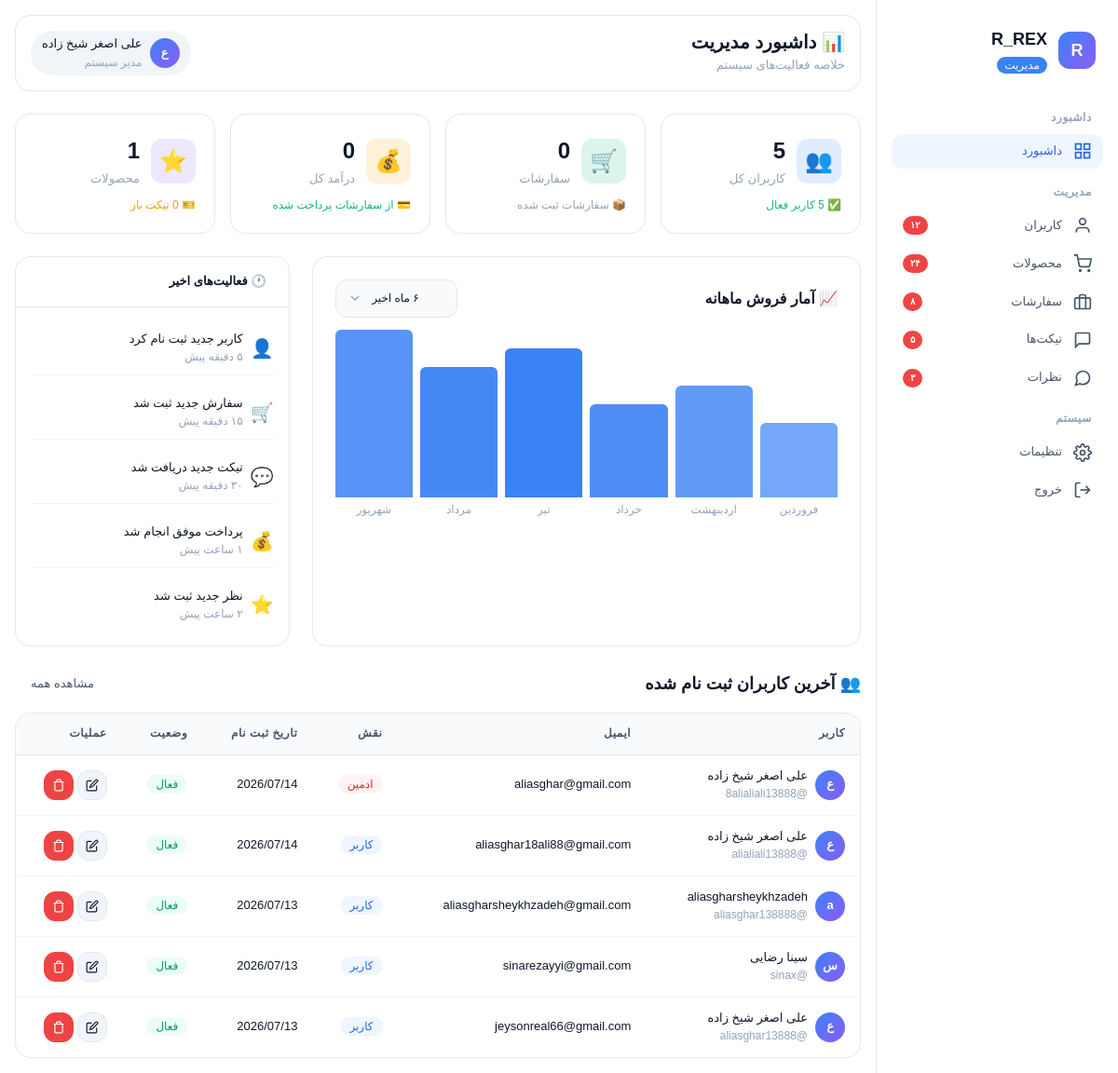
Screenshot of /admin/index.php (signed in) with the database file from the repository.
### tables this page shows
CREATE TABLE `users` (
  `id` int(11) NOT NULL,
  `fullname` varchar(100) NOT NULL,
  `username` varchar(50) NOT NULL,
  `email` varchar(100) NOT NULL,
  `phone` varchar(15) DEFAULT NULL,
  `password` varchar(255) NOT NULL,
  `role` enum('user','admin') DEFAULT 'user',
  `status` tinyint(1) DEFAULT 1,
  `avatar` varchar(255) DEFAULT 'default.jpg',
  `ip_address` varchar(45) DEFAULT NULL,
  `remember_token` varchar(255) DEFAULT NULL,
  `token_expiry` datetime DEFAULT NULL,
  `last_login` datetime DEFAULT NULL,
  `registered_at` datetime NOT NULL,
  `created_at` timestamp NOT NULL DEFAULT current_timestamp(),
  `updated_at` timestamp NOT NULL DEFAULT current_timestamp() ON UPDATE current_timestamp()
);

### admin/index.php (the view, shortened to what the rows shown need)
<?php
require_once 'header.php';
require_once '../auth/config.php';
?>
<div class="admin-content">
    <div class="admin-topbar">
        <div class="topbar-title">
            <h1>📊 داشبورد مدیریت</h1>
        </div>
    </div>
    <div style="margin-top:var(--space-6);">
        <div class="table-wrapper">
            <table class="table">
                <thead>
                    <tr>
                        <th>کاربر</th>
                        <th>ایمیل</th>
                        <th>نقش</th>
                        <th>تاریخ ثبت نام</th>
                        <th>وضعیت</th>
                        <th>عملیات</th>
                    </tr>
                </thead>
                <tbody>
                    <?php
                    $result = $conn->query("SELECT id, fullname, username, email, role, status, created_at FROM users ORDER BY id DESC LIMIT 5");
                    if ($result && $result->num_rows > 0) {
                        while ($user = $result->fetch_assoc()) {
                            $role_badge = ($user['role'] == 'admin') ? 'badge-danger' : 'badge-primary';
                            $status_badge = ($user['status'] == 1) ? 'badge-success' : 'badge-danger';
                            $status_text = ($user['status'] == 1) ? 'فعال' : 'غیرفعال';
                            $first_letter_user = mb_substr($user['fullname'], 0, 1, 'UTF-8');
                            ?>
                            <tr>
                                <td>
                                    <div style="display:flex; align-items:center; gap:var(--space-2);">
                                        <div style="width:2rem;height:2rem;border-radius:var(--radius-full);background:var(--gradient-brand);display:flex;align-items:center;justify-content:center;color:white;font-weight:bold;font-size:var(--font-size-sm);"><?php echo $first_letter_user; ?></div>
                                        <div>
                                            <div style="font-weight:var(--font-weight-medium);color:var(--text-primary);"><?php echo htmlspecialchars($user['fullname']); ?></div>
                                            <div style="font-size:var(--font-size-xs);color:var(--text-tertiary);">@<?php echo htmlspecialchars($user['username']); ?></div>
                                        </div>
                                    </div>
                                </td>
                                <td><?php echo htmlspecialchars($user['email']); ?></td>
                                <td><span class="badge <?php echo $role_badge; ?>"><?php echo ($user['role'] == 'admin') ? 'ادمین' : 'کاربر'; ?></span></td>
                                <td><?php echo date('Y/m/d', strtotime($user['created_at'])); ?></td>
                                <td><span class="badge <?php echo $status_badge; ?>"><?php echo $status_text; ?></span></td>
                                <td>
                                    <button class="btn btn-icon-only btn-sm btn-secondary" data-tooltip="ویرایش">
                                        <svg width="14" height="14" viewBox="0 0 24 24" fill="none" stroke="currentColor" stroke-width="2"><path d="M11 4H4a2 2 0 00-2 2v14a2 2 0 002 2h14a2 2 0 002-2v-7"/><path d="M18.5 2.5a2.121 2.121 0 013 3L12 15l-4 1 1-4 9.5-9.5z"/></svg>
                                    </button>
                                    <button class="btn btn-icon-only btn-sm btn-danger" data-tooltip="حذف">
                                        <svg width="14" height="14" viewBox="0 0 24 24" fill="none" stroke="currentColor" stroke-width="2"><polyline points="3 6 5 6 21 6"/><path d="M19 6v14a2 2 0 01-2 2H7a2 2 0 01-2-2V6m3 0V4a2 2 0 012-2h4a2 2 0 012 2v2"/></svg>
                                    </button>
                                </td>
                            </tr>
                            <?php
                        }
                    } else {
                        echo '<tr><td colspan="6" style="text-align:center;color:var(--text-tertiary);">هیچ کاربری یافت نشد</td></tr>';
                    }
                    ?>
                </tbody>
            </table>
        </div>
    </div>
</div>
</body>
</html>

### rows the page displays
users: fullname "ع", fullname "علی اصغر شیخ زاده", username "8alialiali13888", email "aliasghar@gmail.com", role "ادمین", created_at "2026/07/14", status "فعال"
users: fullname "ع", fullname "علی اصغر شیخ زاده", username "alialiali13888", email "aliasghar18ali88@gmail.com", role "کاربر", created_at "2026/07/14", status "فعال"
users: fullname "a", fullname "aliasgharsheykhzadeh", username "aliasghar138888", email "aliasgharsheykhzadeh@gmail.com", role "کاربر", created_at "2026/07/13", status "فعال"
users: fullname "س", fullname "سینا رضایی", username "sinax", email "sinarezayyi@gmail.com", role "کاربر", created_at "2026/07/13", status "فعال"
users: fullname "ع", fullname "علی اصغر شیخ زاده", username "aliasghar13888", email "jeysonreal66@gmail.com", role "کاربر", created_at "2026/07/13", status "فعال"

### other values shown
$first_letter "ع"
$user_fullname "علی اصغر شیخ زاده"
$users_count "5"
$active_users "5"
$orders_count "0"
formatPrice($total_revenue) "0"
$products_count "1"
$tickets_count "0"
